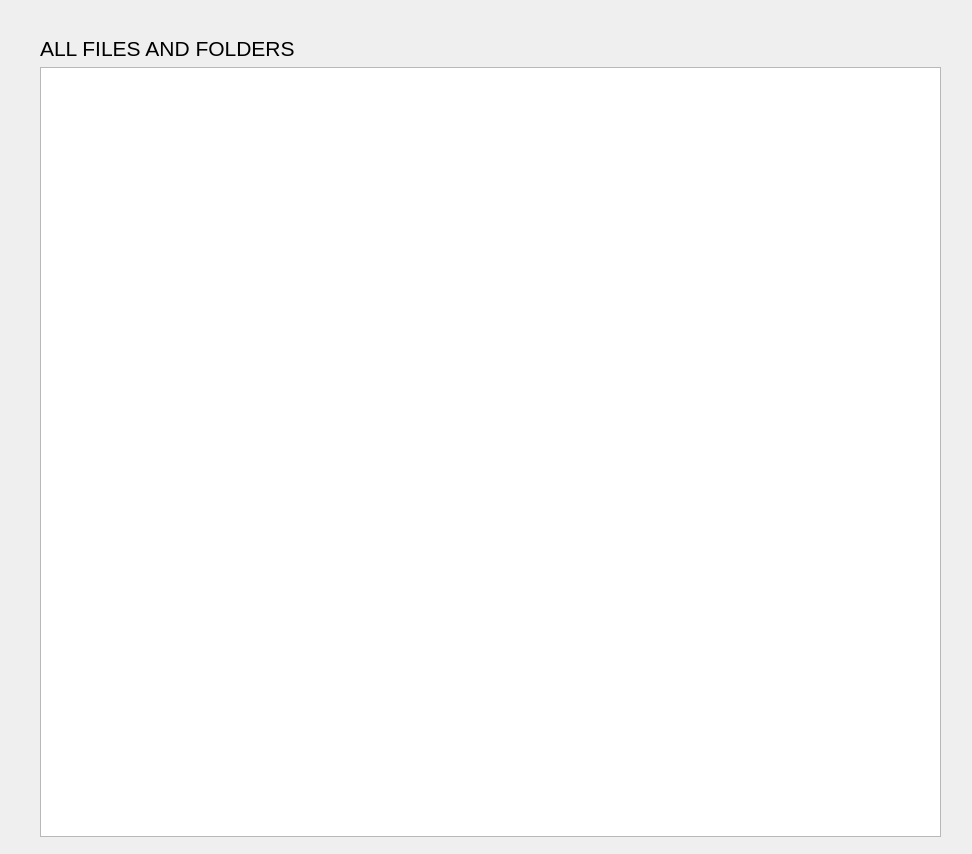
<?xml version="1.0" encoding="UTF-8"?>
<ui version="4.0">
 <class>serverfilesandfolders</class>
 <widget class="QDialog" name="serverfilesandfolders">
  <property name="geometry">
   <rect>
    <x>0</x>
    <y>0</y>
    <width>972</width>
    <height>854</height>
   </rect>
  </property>
  <property name="font">
   <font>
    <pointsize>16</pointsize>
   </font>
  </property>
  <property name="windowTitle">
   <string>Dialog</string>
  </property>
  <widget class="QWidget" name="">
   <property name="geometry">
    <rect>
     <x>40</x>
     <y>36</y>
     <width>901</width>
     <height>801</height>
    </rect>
   </property>
   <layout class="QVBoxLayout" name="verticalLayout">
    <item>
     <widget class="QLabel" name="label">
      <property name="text">
       <string>ALL FILES AND FOLDERS</string>
      </property>
     </widget>
    </item>
    <item>
     <widget class="QTreeView" name="treeView"/>
    </item>
   </layout>
  </widget>
 </widget>
 <resources/>
 <connections/>
</ui>
